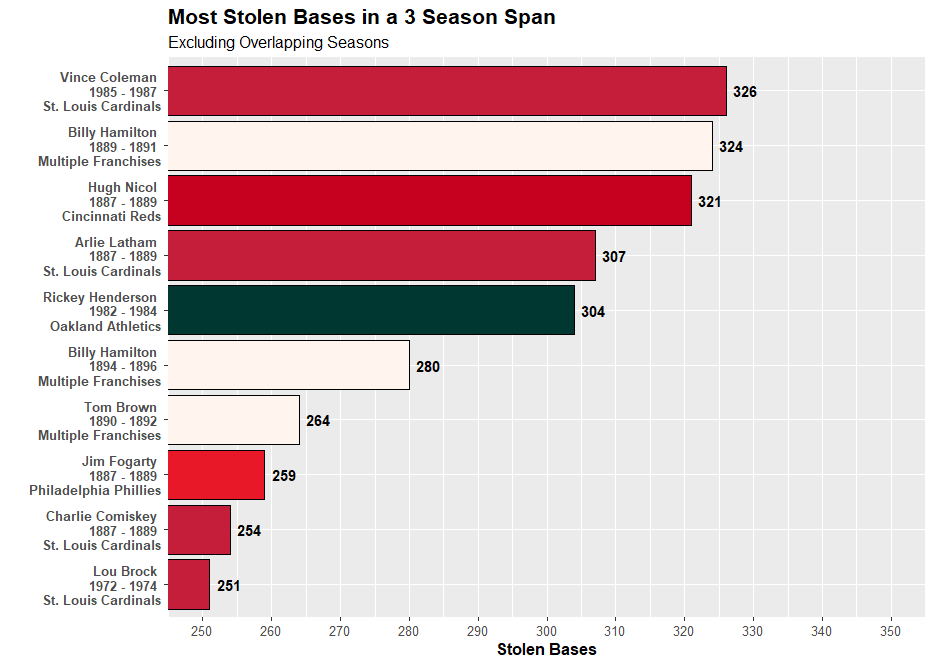

Recreate this plot in R.
#Set working directory

setwd("C:/Users/daily/Desktop/Repositories/MiscVisuals/Website Visualizations/Most X in Span/MLB")

#Loading necessary libraries

library(sqldf)
library(tidyverse)
library(zoo)
library(data.table)
library(Lahman)

#Get data from Lahman Database

data <- sqldf('SELECT People.playerID, Batting.yearID, People.nameFirst, People.nameLast,
GROUP_CONCAT(TeamsFranchises.franchName) AS Teams, TeamsFranchises.franchID, SUM(Batting.SB) AS SB
                    FROM People
                    INNER JOIN Batting
                    ON People.playerID = Batting.PlayerID
                    INNER JOIN Teams
                    ON Batting.teamID = Teams.teamID
                    AND Batting.yearID = Teams.yearID
                    INNER JOIN TeamsFranchises
                    ON Teams.franchID = TeamsFranchises.franchID
                    GROUP BY Batting.playerID, Batting.yearID
                    ORDER BY SUM(Batting.SB) DESC')

#Calculate the totals and find the season the span started

data <- data %>%
  arrange(playerID, yearID) %>%
  group_by(playerID) %>%
  mutate(SB_Total = rollapply(SB, width = 3, FUN = sum, align = "right",partial = TRUE)) %>%
  mutate(firstYear_rd = lag(yearID, 2)) %>%
  fill(firstYear_rd, .direction = "up") %>%
  mutate(first_year_2_rd = lag(yearID,1)) %>%
  fill(first_year_2_rd, .direction = "up") %>%
  mutate(firstYear = ifelse(is.na(firstYear_rd) & is.na(first_year_2_rd), yearID,
                            ifelse(is.na(firstYear_rd), first_year_2_rd, firstYear_rd))) %>%
  mutate(Range = yearID - firstYear) %>%
  mutate(prevTeam = lag(Teams,2)) %>%
  mutate(prevTeam = ifelse(is.na(prevTeam), Teams, prevTeam)) %>%
  mutate(prevTeam_2 = lag(Teams,1)) %>%
  mutate(prevTeam_2 = ifelse(is.na(prevTeam_2), Teams, prevTeam_2)) %>%
  mutate(OneFranchise = ifelse(Teams == prevTeam & Teams == prevTeam_2, "Yes", "No")) %>%
  ungroup()

#Choose only the columns needed for visual

display_data <- sqldf('SELECT firstYear AS MIN,
      yearID AS MAX,
      Range,
      playerID,
      nameFirst,
      nameLast,
      Teams,
      SB_Total,
      OneFranchise
      FROM data
      GROUP BY playerID, yearID
      ORDER BY SB_Total DESC')

#Add index number to find overlapping values (Only finds overlapping values for top value in group)

setDT(display_data)
display_data$index <- display_data[display_data, on = .(playerID, MAX>=MIN, MIN<=MAX), mult ="first", which = TRUE]

#Keep only top value from index grouping

no_dupes <- display_data %>%
  group_by(index) %>%
  slice_head() %>%
  group_by(playerID,MIN) %>%
  slice_head() %>%
  arrange(-SB_Total) %>%
  ungroup()

#Limit to top 10 spots

top_data <- no_dupes %>%
  mutate(Rank = rank(-SB_Total, ties.method = "min")) %>%
  filter(Rank <= 10)

#Create Team Name for Players with More Than 1 Franchise

top_data <- top_data %>%
  mutate(DisplayFranchises = ifelse(OneFranchise == "No", "Multiple Franchises", Teams))

#Combine columns for display

top_data <- top_data %>%
  mutate(chart_label = paste(nameFirst,nameLast, "\n", MIN, "-", MAX, "\n",DisplayFranchises))

#Team Colors for display

fill_color <- c("Arizona Diamondbacks" = "#5F259F",
                "Atlanta Braves" = "#CE1141",
                "Baltimore Orioles" = "#DF4601",
                "Boston Red Sox" = "#BD3039",
                "Chicago Cubs" = "#0E3386",
                "Chicago White Sox" = "#27251F",
                "Cincinnati Reds" = "#C6011F",
                "Cleveland Indians" = "#E31937",
                "Colorado Rockies" = "#33006F",
                "Detroit Tigers" = "#FA4616",
                "Houston Astros" = "#EB6E1F",
                "Kansas City Royals" = "#004687",
                "Los Angeles Angels" = "#BA0021",
                "Los Angeles Dodgers" = "#005A9C",
                "Miami Marlins" = "#00A3E0",
                "Milwaukee Brewers" = "#FFC52F",
                "Minnesota Twins" = "#002B5C",
                "New York Mets" = "#FF5910",
                "New York Yankees" = "#0C2340",
                "Oakland Athletics" = "#003831",
                "Philadelphia Phillies" = "#E81828",
                "Pittsburgh Pirates" = "#FDB827",
                "St. Louis Cardinals" = "#C41E3A",
                "San Diego Padres" = "#2F241D",
                "San Francisco Giants" = "#FD5A1E",
                "Seattle Mariners" = "#005C5C",
                "Tampa Bay Rays" = "#8FBCE6",
                "Texas Rangers" = "#C0111F",
                "Toronto Blue Jays" = "#134A8E",
                "Washington Nationals" = "#AB0003",
                "Multiple Franchises" = "seashell")

#Create visual

top_data %>%
  ggplot(aes(x = reorder(chart_label, SB_Total), y = SB_Total, fill = DisplayFranchises)) +
  geom_bar(stat = "identity", color = "black") +
  geom_text(aes(label = SB_Total), fontface = "bold", hjust = -0.3) +
  coord_flip(ylim = c(250, 350)) +
  scale_y_continuous(breaks = seq(250, 350, 10)) +
  scale_fill_manual(values = fill_color) +
  theme(plot.title = element_text(size = 16, face = "bold"),
        plot.subtitle = element_text(size = 12),
        axis.title.x = element_text(size = 12, face = "bold"),
        axis.text.x = element_text(size = 10),
        axis.text.y = element_text(size = 10, face ="bold"),
        legend.position = "none") +
  labs(title = "Most Stolen Bases in a 3 Season Span",
       subtitle = "Excluding Overlapping Seasons",
       x = "",
       y = "Stolen Bases")
